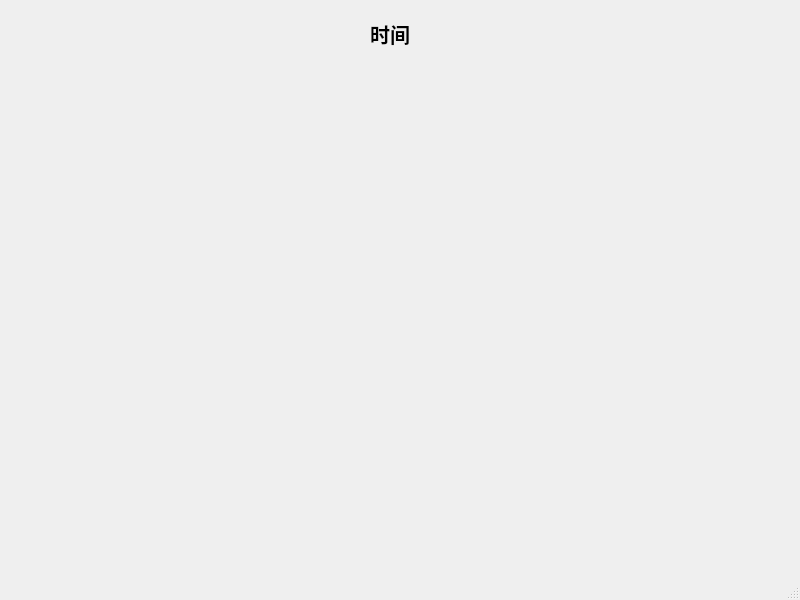
<?xml version="1.0" encoding="UTF-8"?>
<ui version="4.0">
 <class>MainWindow</class>
 <widget class="QMainWindow" name="MainWindow">
  <property name="geometry">
   <rect>
    <x>0</x>
    <y>0</y>
    <width>800</width>
    <height>600</height>
   </rect>
  </property>
  <property name="windowTitle">
   <string>MainWindow</string>
  </property>
  <widget class="QWidget" name="centralwidget">
   <layout class="QGridLayout" name="gridLayout">
    <item row="3" column="0">
     <spacer name="horizontalSpacer_2">
      <property name="orientation">
       <enum>Qt::Orientation::Horizontal</enum>
      </property>
      <property name="sizeType">
       <enum>QSizePolicy::Policy::Fixed</enum>
      </property>
      <property name="sizeHint" stdset="0">
       <size>
        <width>20</width>
        <height>70</height>
       </size>
      </property>
     </spacer>
    </item>
    <item row="3" column="4">
     <widget class="QPushButton" name="map">
      <property name="sizePolicy">
       <sizepolicy hsizetype="Minimum" vsizetype="Expanding">
        <horstretch>0</horstretch>
        <verstretch>0</verstretch>
       </sizepolicy>
      </property>
      <property name="styleSheet">
       <string notr="true"> background-color:transparent;/*透明背景*/
            border:none;/*无边框*/
            background-image:url(:/map.png);/*背景图片*/
            background-repeat:no-repeat;/*禁止平铺，只显示一张图片*/
            background-position:center center;/*位置居中*/</string>
      </property>
      <property name="text">
       <string/>
      </property>
     </widget>
    </item>
    <item row="3" column="6">
     <spacer name="horizontalSpacer_3">
      <property name="orientation">
       <enum>Qt::Orientation::Horizontal</enum>
      </property>
      <property name="sizeType">
       <enum>QSizePolicy::Policy::Fixed</enum>
      </property>
      <property name="sizeHint" stdset="0">
       <size>
        <width>40</width>
        <height>20</height>
       </size>
      </property>
     </spacer>
    </item>
    <item row="3" column="1">
     <spacer name="horizontalSpacer_4">
      <property name="orientation">
       <enum>Qt::Orientation::Horizontal</enum>
      </property>
      <property name="sizeType">
       <enum>QSizePolicy::Policy::Fixed</enum>
      </property>
      <property name="sizeHint" stdset="0">
       <size>
        <width>40</width>
        <height>20</height>
       </size>
      </property>
     </spacer>
    </item>
    <item row="4" column="2">
     <spacer name="verticalSpacer">
      <property name="orientation">
       <enum>Qt::Orientation::Vertical</enum>
      </property>
      <property name="sizeType">
       <enum>QSizePolicy::Policy::Fixed</enum>
      </property>
      <property name="sizeHint" stdset="0">
       <size>
        <width>20</width>
        <height>10</height>
       </size>
      </property>
     </spacer>
    </item>
    <item row="6" column="2">
     <spacer name="verticalSpacer_3">
      <property name="orientation">
       <enum>Qt::Orientation::Vertical</enum>
      </property>
      <property name="sizeType">
       <enum>QSizePolicy::Policy::Fixed</enum>
      </property>
      <property name="sizeHint" stdset="0">
       <size>
        <width>20</width>
        <height>40</height>
       </size>
      </property>
     </spacer>
    </item>
    <item row="5" column="2">
     <widget class="QPushButton" name="music">
      <property name="sizePolicy">
       <sizepolicy hsizetype="Minimum" vsizetype="Expanding">
        <horstretch>0</horstretch>
        <verstretch>0</verstretch>
       </sizepolicy>
      </property>
      <property name="styleSheet">
       <string notr="true">background-color:transparent;/*透明背景*/
            border:none;/*无边框*/
            background-image:url(:/music.png);/*背景图片*/
            background-repeat:no-repeat;/*禁止平铺，只显示一张图片*/
            background-position:center center;/*位置居中*/</string>
      </property>
      <property name="text">
       <string/>
      </property>
     </widget>
    </item>
    <item row="5" column="4">
     <widget class="QPushButton" name="video">
      <property name="sizePolicy">
       <sizepolicy hsizetype="Minimum" vsizetype="Expanding">
        <horstretch>0</horstretch>
        <verstretch>0</verstretch>
       </sizepolicy>
      </property>
      <property name="styleSheet">
       <string notr="true">background-color:transparent;/*透明背景*/
            border:none;/*无边框*/
            background-image:url(:/video.png);/*背景图片*/
            background-repeat:no-repeat;/*禁止平铺，只显示一张图片*/
            background-position:center center;/*位置居中*/</string>
      </property>
      <property name="text">
       <string/>
      </property>
     </widget>
    </item>
    <item row="3" column="2">
     <widget class="QPushButton" name="weather">
      <property name="sizePolicy">
       <sizepolicy hsizetype="Minimum" vsizetype="Expanding">
        <horstretch>0</horstretch>
        <verstretch>0</verstretch>
       </sizepolicy>
      </property>
      <property name="styleSheet">
       <string notr="true">QPushButton{
            background-color:transparent;/*透明背景*/
            border:none;/*无边框*/
            background-image:url(:/weather.png);/*背景图片*/
            background-repeat:no-repeat;/*禁止平铺，只显示一张图片*/
            background-position:center center;/*位置居中*/
        }</string>
      </property>
      <property name="text">
       <string/>
      </property>
     </widget>
    </item>
    <item row="3" column="3">
     <spacer name="horizontalSpacer">
      <property name="orientation">
       <enum>Qt::Orientation::Horizontal</enum>
      </property>
      <property name="sizeType">
       <enum>QSizePolicy::Policy::Fixed</enum>
      </property>
      <property name="sizeHint" stdset="0">
       <size>
        <width>40</width>
        <height>20</height>
       </size>
      </property>
     </spacer>
    </item>
    <item row="0" column="2">
     <spacer name="verticalSpacer_2">
      <property name="orientation">
       <enum>Qt::Orientation::Vertical</enum>
      </property>
      <property name="sizeType">
       <enum>QSizePolicy::Policy::Fixed</enum>
      </property>
      <property name="sizeHint" stdset="0">
       <size>
        <width>20</width>
        <height>40</height>
       </size>
      </property>
     </spacer>
    </item>
    <item row="3" column="5">
     <spacer name="horizontalSpacer_5">
      <property name="orientation">
       <enum>Qt::Orientation::Horizontal</enum>
      </property>
      <property name="sizeType">
       <enum>QSizePolicy::Policy::Fixed</enum>
      </property>
      <property name="sizeHint" stdset="0">
       <size>
        <width>40</width>
        <height>20</height>
       </size>
      </property>
     </spacer>
    </item>
    <item row="0" column="3">
     <widget class="QLabel" name="label">
      <property name="minimumSize">
       <size>
        <width>100</width>
        <height>50</height>
       </size>
      </property>
      <property name="styleSheet">
       <string notr="true">font-size:20px;
font-weight:bold;
font-family:微软雅黑</string>
      </property>
      <property name="text">
       <string>时间</string>
      </property>
      <property name="alignment">
       <set>Qt::AlignmentFlag::AlignCenter</set>
      </property>
     </widget>
    </item>
   </layout>
  </widget>
  <widget class="QMenuBar" name="menubar">
   <property name="geometry">
    <rect>
     <x>0</x>
     <y>0</y>
     <width>800</width>
     <height>25</height>
    </rect>
   </property>
  </widget>
  <widget class="QStatusBar" name="statusbar"/>
 </widget>
 <resources/>
 <connections/>
</ui>
